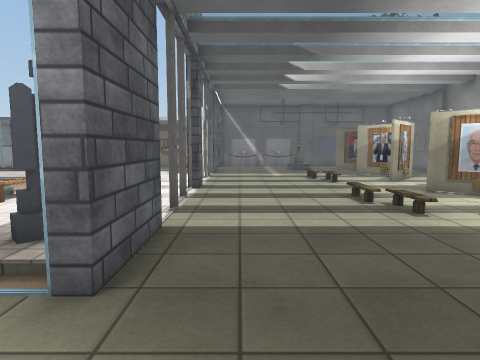
View 1 (above)

21 first-person views from a walk through a Unity game level. The camera is 1.4 m above the floor, tilts 6° down and sees 75° across. The floor is counted in squares, 1 m on a side. Each view is taken from the middle of a square. On the plan, view 1 faces up. The plan holds only what a view shows up to about 14 squares ahead; the rest is blank. The place goes on beyond the plan. The player character is not drawn. Some surface patterns are stand-ins.

View 2
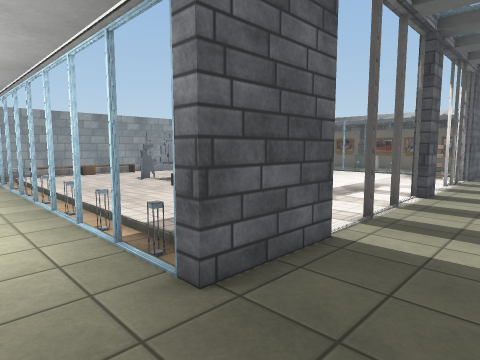

View 3
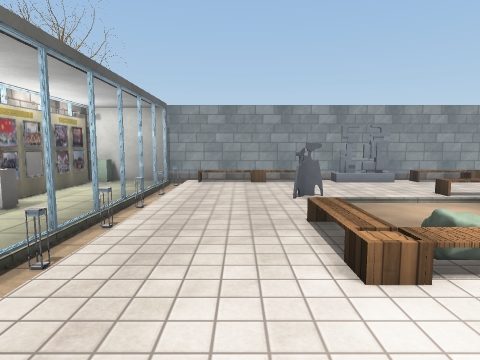

View 4
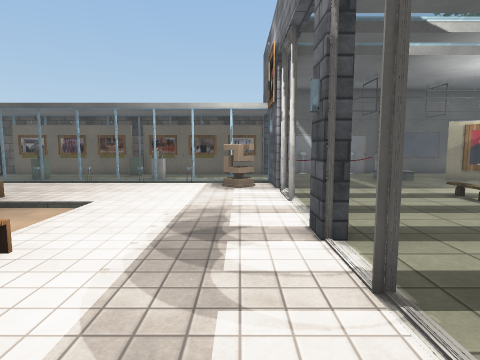

View 5
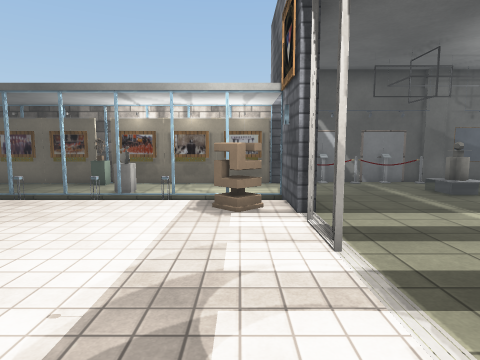

View 6
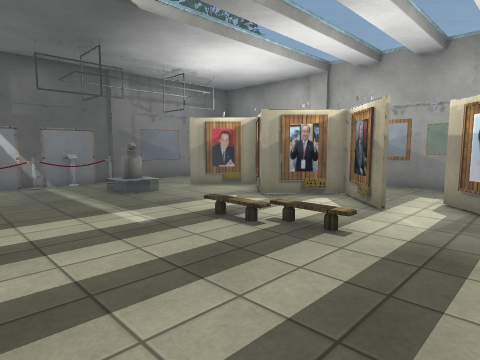

View 7
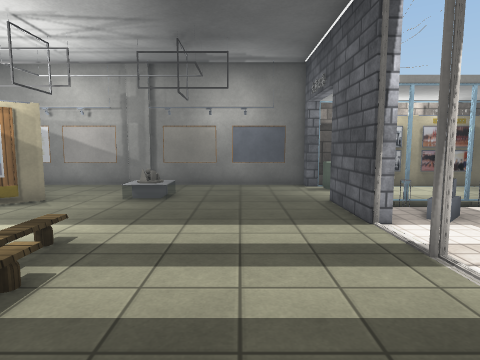

View 8
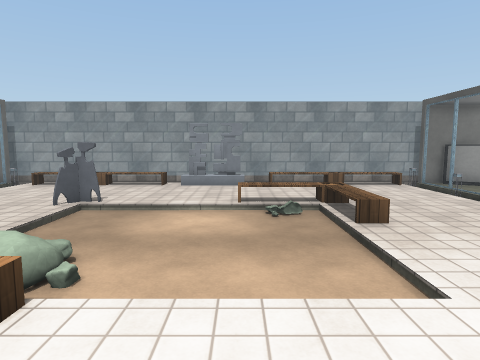

View 9
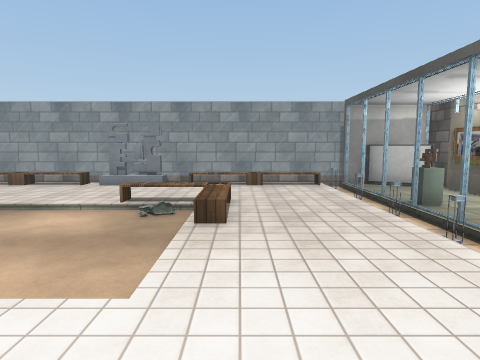

View 10
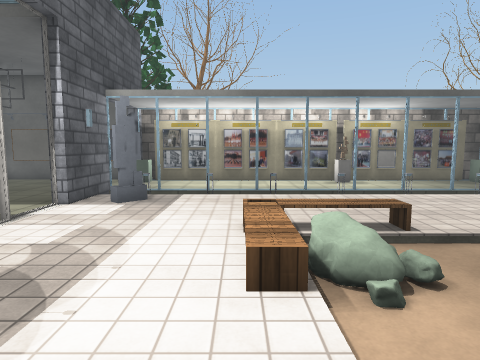

View 11
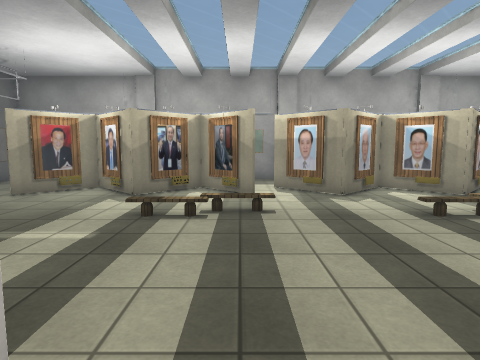

View 12
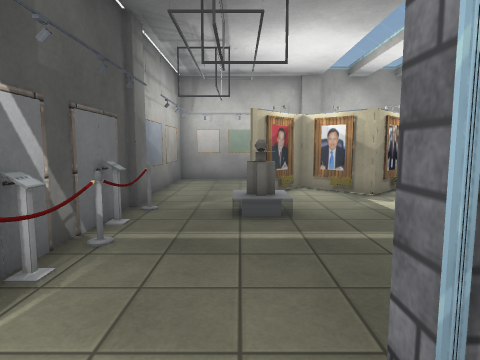

View 13
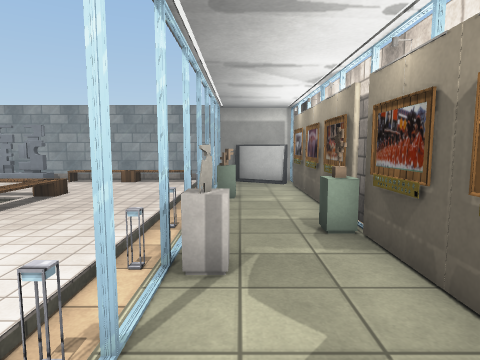

View 14
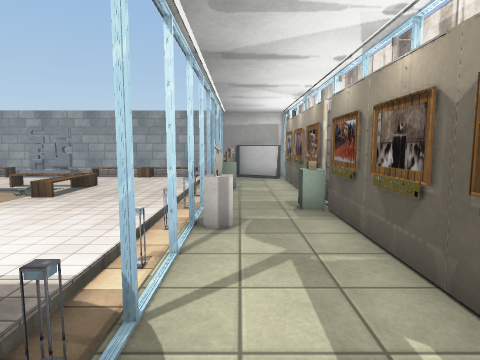

View 15
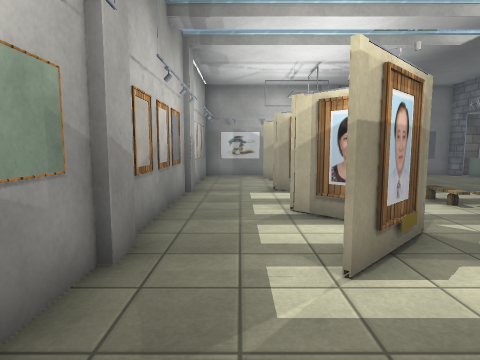

View 16
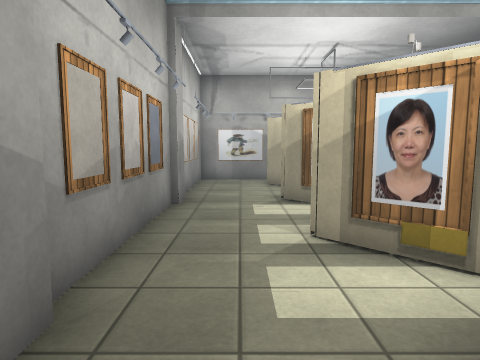

View 17
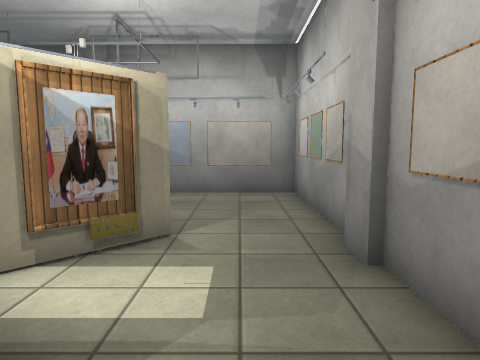

View 18
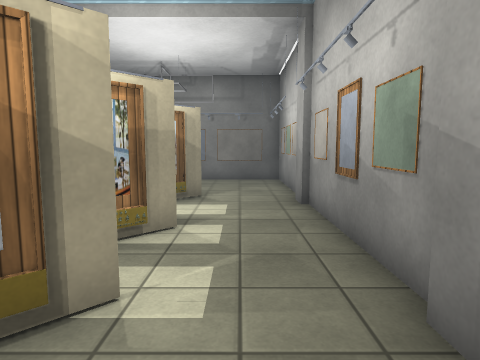

View 19
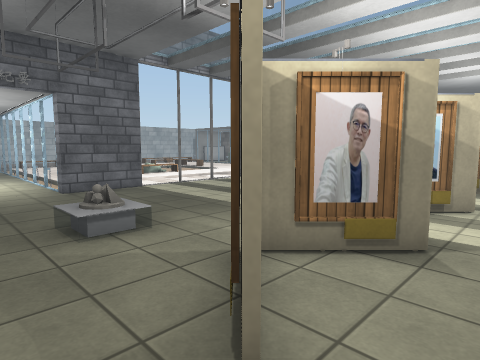

View 20
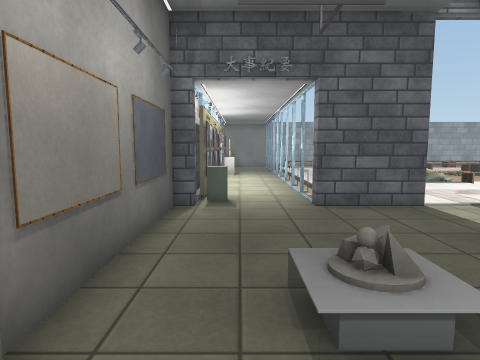

View 21
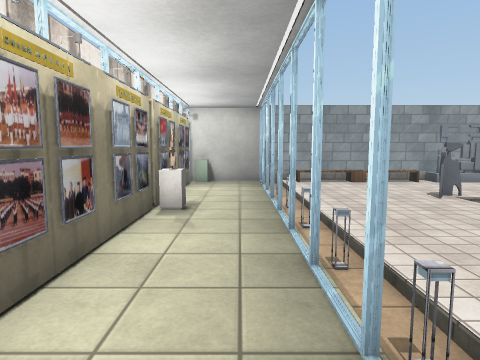

### Floor plan
Key: @ floor where view 1 was taken; # wall or solid block; . floor; / step, stairs or slope; = window, fence, low wall or low ledge; O other object.
Columns run from 17 left of view 1 to 11 right of it. Each row starts with its distance up from view 1.
 23  #    ####     ###########OOO
 22 ##OO O O OO#####OOOOOO......#
 21  #O.........................O
 20  O...O....O.........OO......O
 19 #O//OOO/O/OOO/O##....O.# ...O
 18 =/////////////O##.......#...#
 17 =/............O##......OO...#
 16 =/.....................##...#
 15 =/...................... ...#
 14 =/...//////....#........O...O
 13 =/.../    /.............O...O
 12 #O.../    /.................#
 11 #O....    /............ O#..#
 10 #O....    //...........#....#
  9 =/....    O/...#.......#O...O
  8 =/...O//////............O...O
  7 =/.............#........O...O
  6 =/.....................#O...#
  5 =/............O##.......O...#
  4 =//////////////##.......O...
  3 #O//O/O/O/O/O/O##.......#...O
  2 ##..................OO..O#..O
  1  #.....O.......O........O...O
  0  OOOOOOOOOOO#OOO#@..........#
 -1 ##     #   ##  ##############

Where each view was taken, in squares from view 1:
view 1: 0 up, 0 right, facing up
view 2: 1 up, 1 right, facing up-left
view 3: 6 up, 3 left, facing left
view 4: 6 up, 3 left, facing up
view 5: 10 up, 3 left, facing up
view 6: 10 up, 1 left, facing up-right
view 7: 11 up, 1 right, facing down
view 8: 12 up, 4 left, facing left
view 9: 15 up, 4 left, facing left
view 10: 13 up, 6 left, facing down
view 11: 13 up, 3 left, facing right
view 12: 20 up, 3 left, facing right
view 13: 20 up, 3 left, facing left
view 14: 20 up, 1 left, facing left
view 15: 15 up, 9 right, facing down
view 16: 13 up, 9 right, facing down
view 17: 13 up, 9 right, facing up
view 18: 9 up, 9 right, facing up
view 19: 0 up, 9 right, facing up-left
view 20: 1 up, 6 right, facing left
view 21: 2 up, 3 left, facing left
